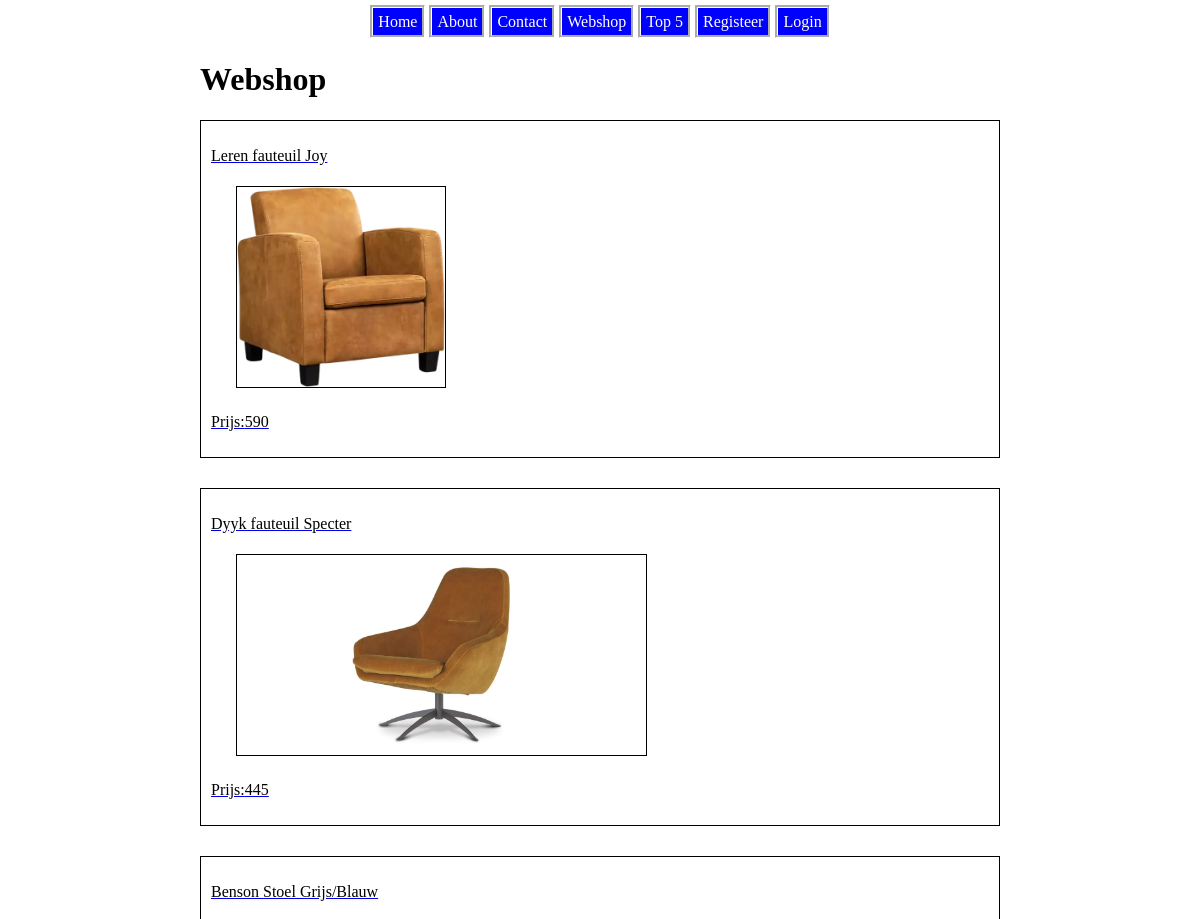
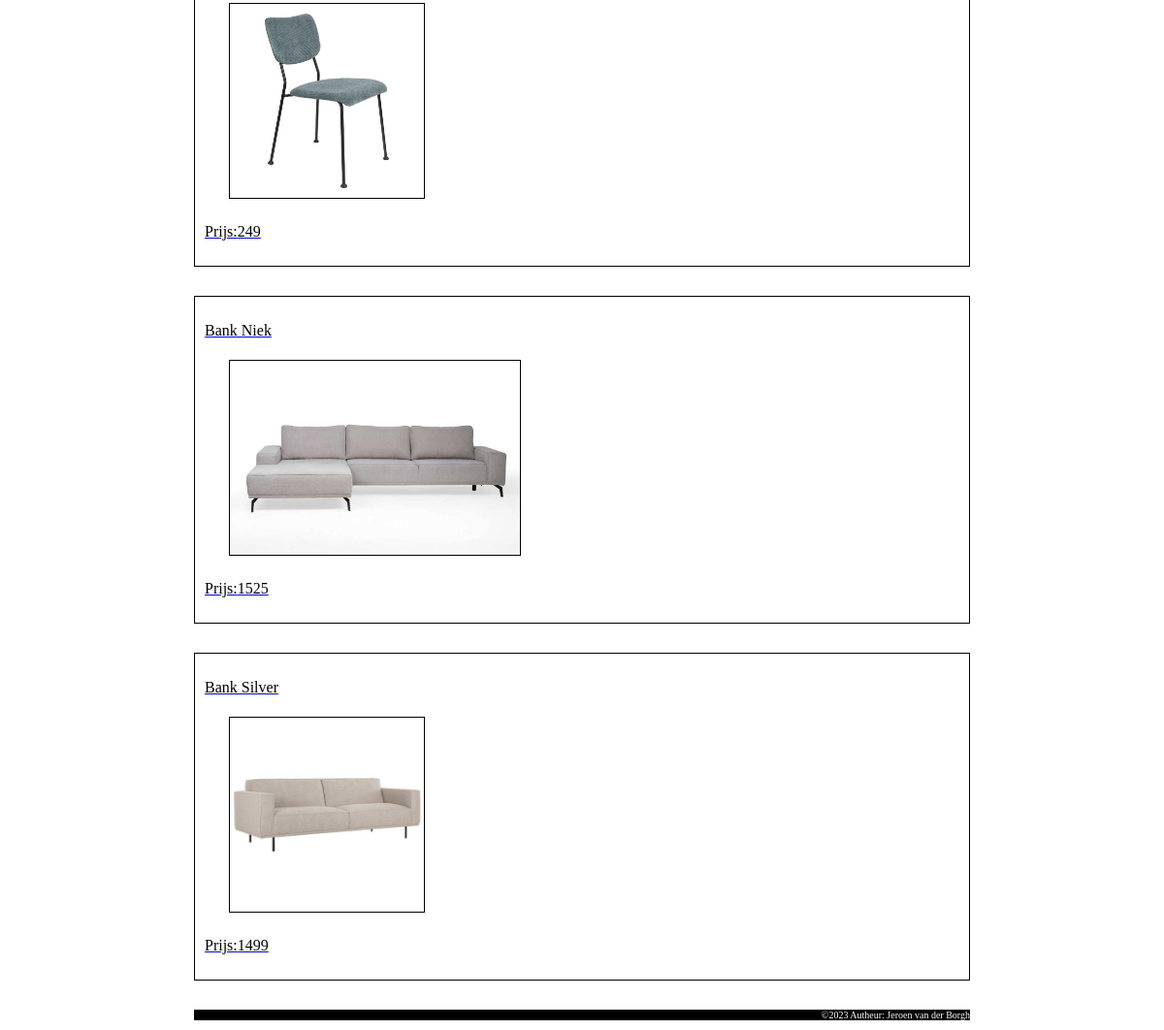
Screenshot of /index.php?page=webshop with the database file from the repository (2 pictures, top to bottom).
### tables this page shows
CREATE TABLE `products` (
  `id` int(11) NOT NULL,
  `name` varchar(200) NOT NULL,
  `discription` mediumtext NOT NULL,
  `price` int(11) NOT NULL,
  `image_location` varchar(50) NOT NULL
);

### index.php (called while the page is built, shortened)
<?php
include "html_build_functions.php";
include "file_repository.php";
include "classes.php";
$page = getRequestedPage();
$data = process_Request($page);
showResponsePage($data);
function getRequestedPage(){
    return $_GET["page"];
}
function make_menu($data) {
    $menu = array("home" => "Home", "about" => "About", "contact" => "Contact", "webshop" => "Webshop", "top5" => "Top 5");
    if (isUserLoggedIn()){
        $menu["logout"] = "Loguit " . get_current_user_name();
        $menu["change_password"] = "Wachtwoord veranderen";
        $menu["shoppingcart"] = "Winkelwagen";
    } else {
        $menu["register"] =  "Registeer";
        $menu["login"] = "Login";
    }
    $data["menu"] = $menu;
    return $data;
}
function process_Request($page){
    $page = htmlspecialchars($page);
    $data = array("page"=>$page,"errors"=>array());
    switch ($page){
        case "webshop":
            if (is_POST()){
                $data = validate_cart($data);
                if (is_valid($data)) {
                    switch ($data["action"]){
                        case "add":
                            add_to_cart($data["id_in_cart"], $data["amount"]);
                            break;
                        case "remove":
                            remove_from_cart($data["id_in_cart"]);
                            break;
                    }
                    switch ($data["place"]){
                        case "detail":
                            $data["page"] = "shoppingcart";
                            $product_ids = get_product_id_from_cart();
                            if ($product_ids != NULL) {
                                $data['products'] = get_products_by_id($product_ids);
                                $data['total_price'] = get_total_price($data['products']);
                            }
                            break;
                        case "overview":
                            $data["id"] = NULL;
                            $product_ids = array(1,2,3,4,5);
                            $data['products'] = get_products_by_id($product_ids);
                            break;
                    }
                }
            } else if (array_key_exists("id", $_GET)) {
                $data["id"] =  $_GET["id"];
                $product_ids = array($data["id"]);
                $data['products'] = get_products_by_id($product_ids);
            } else {
                $data["id"] = NULL;
                $product_ids = array(1,2,3,4,5);
                $data['products'] = get_products_by_id($product_ids);
            }
            break;
    }
    $data = make_menu($data);
    return $data;
}
function is_POST(){
    return ($_SERVER["REQUEST_METHOD"] == "POST");
}
?>

### classes.php (called while the page is built, shortened)
<?php
class Product {
    public $id;
    public $name;
    public $price;
    public $img_location;
    function __construct($id, $name, $discription,  $img_location, $price){
        $this->id = $id;
        $this->img_location = $img_location;
        $this->name = $name;
        $this->price = $price;
    }
    function get_id(){
        return $this->id;
    }
    function get_name(){
        return $this->name;
    }
    function get_price(){
        return $this->price;
    }
    function get_image_location(){
        return $this->img_location;
    }
}
?>

### file_repository.php (called while the page is built, shortened)
<?php
function connect_database(){
    $servername = "localhost";
    $username = "jeroens_webshop_user";
    $password = "p@TL!Cz7m2qes7V!";
    $database = "jeroens_webshop";
    $conn = mysqli_connect($servername, $username, $password, $database);
    return $conn;
}
function get_products($sql){
    $conn = connect_database();
    try {
        $result= mysqli_query($conn, $sql);
        $products = array();
        while ($row = mysqli_fetch_assoc($result)){
            $product = new Product($row["id"], $row["name"], $row["discription"], $row ["image_location"], $row["price"]);
            array_push($products, $product);
        }
        return  $products;
    } finally {
        disconnect_database($conn);
    }
}
function get_products_by_id($id_array){
    $sql = "SELECT * FROM products WHERE";
    foreach($id_array as $key => $id) {
        if (substr($sql,-5) == "WHERE"){
            $sql = $sql .  ' id=' . $id;
        } else {
            $sql = $sql . ' OR id=' . $id;
        }
    }
    return get_products($sql);
}
?>

### webshop.php (the view, shortened to what this page needs)
<?php
function show_webshop($data){
    echo "<h1>Webshop</h1>";
    foreach( $data["products"] as $product){
        show_product_in_overview($product, $data);
    }
}
function show_product_in_overview($product, $data){
    echo '<a class="product_link" href="\educom-webshop-database/index.php?page=webshop&id='. $product->get_id() .'">
    <div class="product">
    <p >'. $product->get_name() . '</p>
    <img src="Images/'. $product->get_image_location().'" alt="image of '. $product->get_id() .'">
    <p>Prijs:'. $product->get_price().'</p>';
    echo '</div>
    </a>';
}
function show_content($data){
    if ($data["id"] != NULL) {
        show_product_in_detail($data);
    }   else {
        show_webshop($data);
    }
}
?>

### CSS/stylesheet.css (style rules this page uses)
body { width: 800px; margin-left: auto; margin-right: auto; }
.product { text-decoration: none; color: black; border: 1px solid black; margin-bottom: 30px; padding: 5px; }
.product img { border: 1px solid black; height: 200px; margin-left: 30px; }
.product p { padding: 5px; }

### rows the page displays
products: name "Leren fauteuil Joy", image_location (picture), price "590"
products: name "Dyyk fauteuil Specter", image_location (picture), price "445"
products: name "Benson Stoel Grijs/Blauw", image_location (picture), price "249"
products: name "Bank Niek", image_location (picture), price "1525"
products: name "Bank Silver", image_location (picture), price "1499"

### other values shown
$label "Home"
$label "About"
$label "Contact"
$label "Webshop"
$label "Top 5"
$label "Registeer"
$label "Login"
